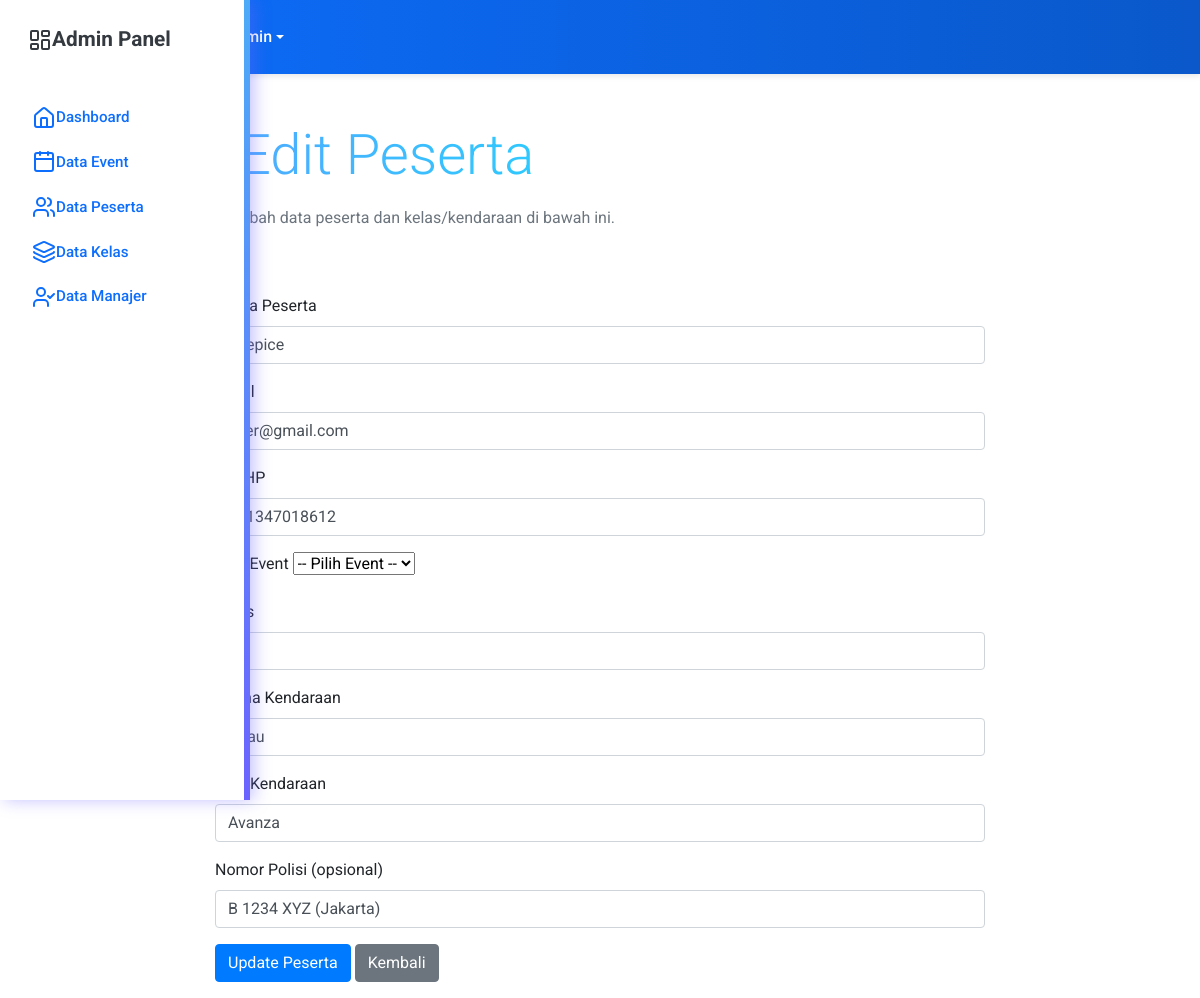
The page /admin/edit_peserta.php?id=8 on the database its author committed.
### tables this page shows
CREATE TABLE `peserta_kelas` (
  `id_kelas` int(11) NOT NULL,
  `peserta_id` int(11) NOT NULL,
  `kelas` varchar(100) NOT NULL,
  `warna_kendaraan` varchar(50) NOT NULL,
  `tipe_kendaraan` varchar(100) NOT NULL,
  `nomor_polisi` varchar(50) DEFAULT NULL
);

CREATE TABLE `peserta` (
  `id_peserta` int(11) NOT NULL,
  `nama_peserta` varchar(255) NOT NULL,
  `nama_tim` varchar(255) NOT NULL,
  `foto_peserta` varchar(255) NOT NULL,
  `asal_provinsi` varchar(100) NOT NULL,
  `email` varchar(255) NOT NULL,
  `whatsapp` varchar(50) NOT NULL,
  `voucher` varchar(50) DEFAULT NULL,
  `created_at` timestamp NOT NULL DEFAULT current_timestamp()
);

### admin/edit_peserta.php (the view, shortened to what this page needs)
<?php
include 'templates/header.php';
include 'templates/sidebar.php';
$id_peserta = (int)$_GET['id'];
$query = $db->prepare("
    SELECT p.*, pk.kelas, pk.warna_kendaraan, pk.tipe_kendaraan, pk.nomor_polisi
    FROM peserta p
    LEFT JOIN peserta_kelas pk ON p.id_peserta = pk.peserta_id
    WHERE p.id_peserta = ?
");
$query->bind_param("i", $id_peserta);
$query->execute();
$result = $query->get_result();
$peserta = $result->fetch_assoc();
?>
<div class="content">
    <div class="container" style="max-width: 800px;">
        <section class="py-5 px-4">
            <h1 class="display-4 fw-bold text-gradient" style="background: linear-gradient(90deg, #4facfe, #00f2fe); -webkit-background-clip: text; color: transparent;">
            </h1>
            <p class="mt-3 fs-5 text-muted">Ubah data peserta dan kelas/kendaraan di bawah ini.</p>
        </section>
        <form method="POST">
            <div class="mb-3">
                <label class="form-label">Nama Peserta</label>
                <input type="text" class="form-control" name="nama_peserta" value="<?= htmlspecialchars($peserta['nama_peserta']); ?>" required>
            </div>
            <div class="mb-3">
                <label class="form-label">Email</label>
                <input type="email" class="form-control" name="email" value="<?= htmlspecialchars($peserta['email']); ?>" required>
            </div>
            <div class="mb-3">
                <label class="form-label">No. HP</label>
                <input type="text" class="form-control" name="no_hp" value="<?= htmlspecialchars($peserta['whatsapp']); ?>" required>
            </div>
            <div class="mb-3">
                <label class="form-label">Pilih Event</label>
                <select class="form-select" name="id_event" required>
                    <option value="">-- Pilih Event --</option>
                </select>
            </div>
            <div class="mb-3">
                <label class="form-label">Kelas</label>
                <input type="text" class="form-control" name="kelas" value="<?= htmlspecialchars($peserta['kelas']); ?>" required>
            </div>
            <div class="mb-3">
                <label class="form-label">Warna Kendaraan</label>
                <input type="text" class="form-control" name="warna_kendaraan" value="<?= htmlspecialchars($peserta['warna_kendaraan']); ?>" required>
            </div>
            <div class="mb-3">
                <label class="form-label">Tipe Kendaraan</label>
                <input type="text" class="form-control" name="tipe_kendaraan" value="<?= htmlspecialchars($peserta['tipe_kendaraan']); ?>" required>
            </div>
            <div class="mb-3">
                <label class="form-label">Nomor Polisi (opsional)</label>
                <input type="text" class="form-control" name="nomor_polisi" value="<?= htmlspecialchars($peserta['nomor_polisi']); ?>">
            </div>
            <button type="submit" name="update" class="btn btn-primary">Update Peserta</button>
            <a href="data_peserta.php" class="btn btn-secondary">Kembali</a>
        </form>
    </div>
</div>

### rows shown on the page
peserta_kelas: nama_peserta "onepice", email "user@gmail.com", no_hp "081347018612", kelas "5", warna_kendaraan "Hijau", tipe_kendaraan "Avanza", nomor_polisi "B 1234 XYZ (Jakarta)"
